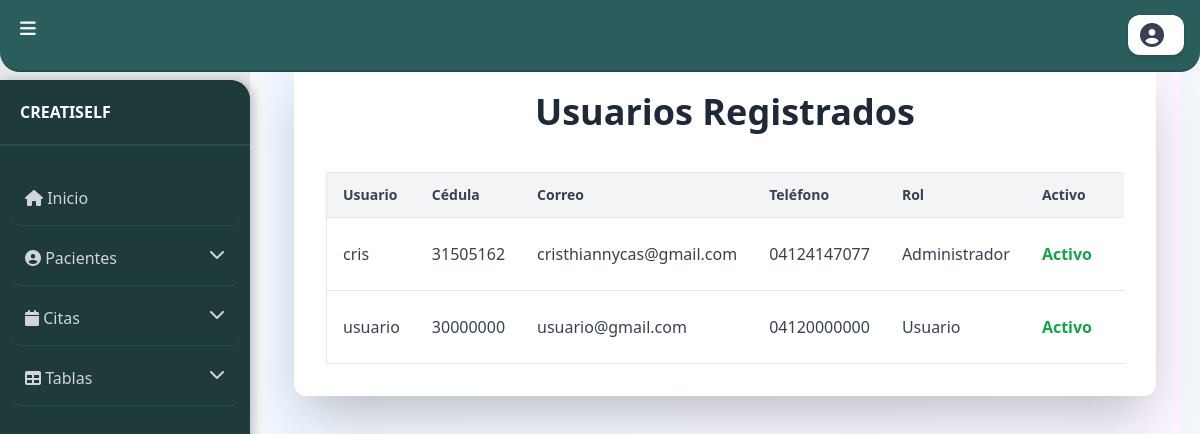
/listar_usuarios/ (signed in), run on the app's committed database.
### app/models.py (models this page shows, shortened)
class Usuario(AbstractUser):
    cedula = models.CharField(max_length=20, unique=True)
    telefono = models.CharField(max_length=20, blank=True, null=True)
    rol = models.ForeignKey('Rol', on_delete=models.CASCADE, null=True, blank=True)
    password = models.CharField(max_length=128, default='123456')
    groups = models.ManyToManyField(
        'auth.Group',
        verbose_name='groups',
        blank=True,
        help_text='The groups this user belongs to. A user will get all permissions granted to each of their groups.',
        related_name='usuario_set',  # related_name único
        related_query_name='usuario',
    )
    user_permissions = models.ManyToManyField(
        'auth.Permission',
        verbose_name='user permissions',
        blank=True,
        help_text='Specific permissions for this user.',
        related_name='usuario_set',  # related_name único
        related_query_name='usuario',
    )

class Rol(models.Model):
    nombre_rol = models.CharField(max_length=50)

### app/viewsempleados.py (the view)
# urls.py: path('listar_usuarios/', listar_usuarios, name='Listar_usuarios'),
@login_required
def listar_usuarios(request):
    usuario = request.user
    if usuario.rol.nombre_rol == 'Administrador':
        usuarios = Usuario.objects.all()
        return render(request, 'admin/listar_usuarios.html', {'usuarios': usuarios})
    else:
        return redirect('acceso_denegado')

### app/templates/admin/listar_usuarios.html (shortened to what this page needs)
{% extends 'base.html' %}
{% block content %}
<div class="min-h-screen bg-gradient-to-r from-blue-50 to-purple-50 py-10 px-6">
    <div class="max-w-6xl mx-auto bg-white shadow-2xl rounded-xl p-8">
        <h1 class="text-4xl font-bold text-center text-gray-800 mb-10">Usuarios Registrados</h1>
        <div class="overflow-x-auto">
            <table class="min-w-full bg-white border border-gray-200 rounded-lg">
                <thead class="bg-gray-100 text-gray-700 font-semibold text-sm">
                    <tr>
                        <th class="py-3 px-4 text-left">Usuario</th>
                        <th class="py-3 px-4 text-left">Cédula</th>
                        <th class="py-3 px-4 text-left">Correo</th>
                        <th class="py-3 px-4 text-left">Teléfono</th>
                        <th class="py-3 px-4 text-left">Rol</th>
                        <th class="py-3 px-4 text-left">Activo</th>
                        <th class="py-3 px-4 text-center">Acciones</th>
                    </tr>
                </thead>
                <tbody class="text-gray-700">
                    {% for usuario in usuarios %}
                        <tr class="border-t hover:bg-gray-50 transition-all">
                            <td class="py-3 px-4">{{ usuario.username }}</td>
                            <td class="py-3 px-4">{{ usuario.cedula }}</td>
                            <td class="py-3 px-4">{{ usuario.email }}</td>
                            <td class="py-3 px-4">{{ usuario.telefono }}</td>
                            <td class="py-3 px-4">
                                {{ usuario.rol.nombre_rol}}
                            </td>
                            <td class="py-3 px-4">
                                {% if usuario.is_active %}
                                    <span class="text-green-600 font-semibold">Activo</span>
                                {% else %}
                                    <span class="text-red-600 font-semibold">Inactivo</span>
                                {% endif %}
                            </td>
                            <td class="py-3 px-4 text-center">
                            </td>
                        </tr>
                    {% empty %}
                        <tr>
                            <td colspan="7" class="text-center py-6 text-gray-500">No hay usuarios registrados.</td>
                        </tr>
                    {% endfor %}
                </tbody>
            </table>
        </div>
    </div>
</div>
{% endblock %}

### data on the page
Usuario: username "cris", cedula "31505162", email "cristhiannycas@gmail.com", telefono "04124147077", rol.nombre_rol "Administrador", is_active "Activo"
Usuario: username "usuario", cedula "30000000", email "usuario@gmail.com", telefono "04120000000", rol.nombre_rol "Usuario", is_active "Activo"
